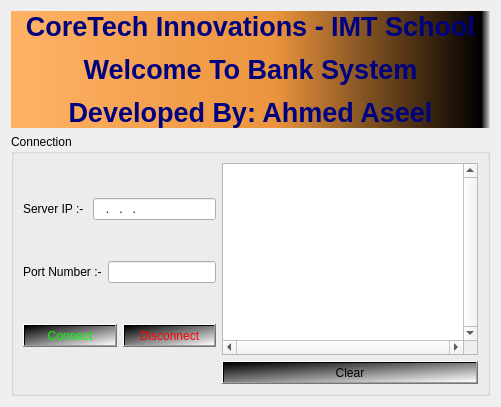
     <widget class="QWidget" name="Connect">
      <attribute name="title">
       <string>Connect</string>
      </attribute>
      <layout class="QGridLayout" name="gridLayout_4">
       <item row="0" column="0">
        <layout class="QVBoxLayout" name="verticalLayout_6">
         <item>
          <widget class="QLabel" name="label_1">
           <property name="font">
            <font>
             <pointsize>-1</pointsize>
             <bold>true</bold>
            </font>
           </property>
           <property name="styleSheet">
            <string notr="true">QLabel{
background-color: qlineargradient(spread:pad, x1:0, y1:0, x2:1, y2:0, stop:0 rgba(255, 178, 102, 255), stop:0.55 rgba(235, 148, 61, 255), stop:0.98 rgba(0, 0, 0, 255), stop:1 rgba(0, 0, 0, 0));
font-size:40px;
font-weight: bold;
color: rgb(0, 0, 127);

}</string>
           </property>
           <property name="text">
            <string>&lt;html&gt;&lt;head/&gt;&lt;body&gt;&lt;p align=&quot;center&quot;&gt;&lt;span style=&quot; font-size:20pt;&quot;&gt;CoreTech Innovations - IMT School&lt;/span&gt;&lt;/p&gt;&lt;p align=&quot;center&quot;&gt;&lt;span style=&quot; font-size:20pt;&quot;&gt;Welcome To Bank System&lt;/span&gt;&lt;/p&gt;&lt;p align=&quot;center&quot;&gt;&lt;span style=&quot; font-size:20pt;&quot;&gt;Developed By: Ahmed Aseel&lt;/span&gt;&lt;/p&gt;&lt;/body&gt;&lt;/html&gt;</string>
           </property>
           <property name="alignment">
            <set>Qt::AlignCenter</set>
           </property>
          </widget>
         </item>
         <item>
          <widget class="QGroupBox" name="gbConnection">
           <property name="title">
            <string>Connection</string>
           </property>
           <layout class="QGridLayout" name="gridLayout_2">
            <item row="0" column="0">
             <layout class="QHBoxLayout" name="horizontalLayout_6">
              <item>
               <layout class="QVBoxLayout" name="verticalLayout_4">
                <item>
                 <layout class="QHBoxLayout" name="horizontalLayout">
                  <item>
                   <widget class="QLabel" name="ldl_ServerIP">
                    <property name="styleSheet">
                     <string notr="true">font: 700 14pt &quot;Segoe UI&quot;;
background-color: qconicalgradient(cx:0.5, cy:0.5, angle:0, stop:0 rgba(35, 40, 3, 255), stop:0.16 rgba(136, 106, 22, 255), stop:0.225 rgba(166, 140, 41, 255), stop:0.285 rgba(204, 181, 74, 255), stop:0.345 rgba(235, 219, 102, 255), stop:0.415 rgba(245, 236, 112, 255), stop:0.52 rgba(209, 190, 76, 255), stop:0.57 rgba(187, 156, 51, 255), stop:0.635 rgba(168, 142, 42, 255), stop:0.695 rgba(202, 174, 68, 255), stop:0.75 rgba(218, 202, 86, 255), stop:0.815 rgba(208, 187, 73, 255), stop:0.88 rgba(187, 156, 51, 255), stop:0.935 rgba(137, 108, 26, 255), stop:1 rgba(35, 40, 3, 255));
color: rgb(0, 0, 0);</string>
                    </property>
                    <property name="text">
                     <string>Server IP :- </string>
                    </property>
                   </widget>
                  </item>
                  <item>
                   <widget class="QLineEdit" name="Connect_IP">
                    <property name="inputMask">
                     <string>000.000.000.000</string>
                    </property>
                    <property name="text">
                     <string>...</string>
                    </property>
                   </widget>
                  </item>
                 </layout>
                </item>
                <item>
                 <layout class="QHBoxLayout" name="horizontalLayout_2">
                  <item>
                   <widget class="QLabel" name="lbl_PortNmber">
                    <property name="styleSheet">
                     <string notr="true">font: 700 14pt &quot;Segoe UI&quot;;
background-color: qconicalgradient(cx:0.5, cy:0.5, angle:0, stop:0 rgba(35, 40, 3, 255), stop:0.16 rgba(136, 106, 22, 255), stop:0.225 rgba(166, 140, 41, 255), stop:0.285 rgba(204, 181, 74, 255), stop:0.345 rgba(235, 219, 102, 255), stop:0.415 rgba(245, 236, 112, 255), stop:0.52 rgba(209, 190, 76, 255), stop:0.57 rgba(187, 156, 51, 255), stop:0.635 rgba(168, 142, 42, 255), stop:0.695 rgba(202, 174, 68, 255), stop:0.75 rgba(218, 202, 86, 255), stop:0.815 rgba(208, 187, 73, 255), stop:0.88 rgba(187, 156, 51, 255), stop:0.935 rgba(137, 108, 26, 255), stop:1 rgba(35, 40, 3, 255));
color: rgb(0, 0, 0);</string>
                    </property>
                    <property name="text">
                     <string>Port Number :-</string>
                    </property>
                   </widget>
                  </item>
                  <item>
                   <widget class="QLineEdit" name="Connect_Port"/>
                  </item>
                 </layout>
                </item>
                <item>
                 <layout class="QHBoxLayout" name="horizontalLayout_3">
                  <item>
                   <widget class="QPushButton" name="pbConnect">
                    <property name="styleSheet">
                     <string notr="true">background-color: qlineargradient(spread:pad, x1:0, y1:0, x2:1, y2:1, stop:0 rgba(0, 0, 0, 255), stop:1 rgba(255, 255, 255, 255));
font: 700 12pt &quot;Segoe UI&quot;;
color: rgb(0, 255, 0);</string>
                    </property>
                    <property name="text">
                     <string>Connect</string>
                    </property>
                   </widget>
                  </item>
                  <item>
                   <widget class="QPushButton" name="pbDisconnect">
                    <property name="styleSheet">
                     <string notr="true">background-color: qlineargradient(spread:pad, x1:0, y1:0, x2:1, y2:1, stop:0 rgba(0, 0, 0, 255), stop:1 rgba(255, 255, 255, 255));
font: 700 12pt &quot;Segoe UI&quot;;
color: rgb(255, 0, 0);</string>
                    </property>
                    <property name="text">
                     <string>Disconnect</string>
                    </property>
                   </widget>
                  </item>
                 </layout>
                </item>
               </layout>
              </item>
              <item>
               <layout class="QVBoxLayout" name="verticalLayout">
                <item>
                 <widget class="QListWidget" name="lw_Connect">
                  <property name="enabled">
                   <bool>true</bool>
                  </property>
                  <property name="verticalScrollBarPolicy">
                   <enum>Qt::ScrollBarAlwaysOn</enum>
                  </property>
                  <property name="horizontalScrollBarPolicy">
                   <enum>Qt::ScrollBarAlwaysOn</enum>
                  </property>
                  <property name="autoScroll">
                   <bool>true</bool>
                  </property>
                  <property name="showDropIndicator" stdset="0">
                   <bool>true</bool>
                  </property>
                  <property name="verticalScrollMode">
                   <enum>QAbstractItemView::ScrollPerPixel</enum>
                  </property>
                  <property name="horizontalScrollMode">
                   <enum>QAbstractItemView::ScrollPerPixel</enum>
                  </property>
                 </widget>
                </item>
                <item>
                 <widget class="QPushButton" name="Connect_pbClear">
                  <property name="styleSheet">
                   <string notr="true">background-color: qlineargradient(spread:pad, x1:0, y1:0, x2:1, y2:1, stop:0 rgba(0, 0, 0, 255), stop:1 rgba(255, 255, 255, 255));
font: 700 12pt &quot;Segoe UI&quot;;
color: rgb(0, 0, 0);</string>
                  </property>
                  <property name="text">
                   <string>Clear</string>
                  </property>
                 </widget>
                </item>
               </layout>
              </item>
             </layout>
            </item>
           </layout>
          </widget>
         </item>
        </layout>
       </item>
      </layout>
     </widget>
